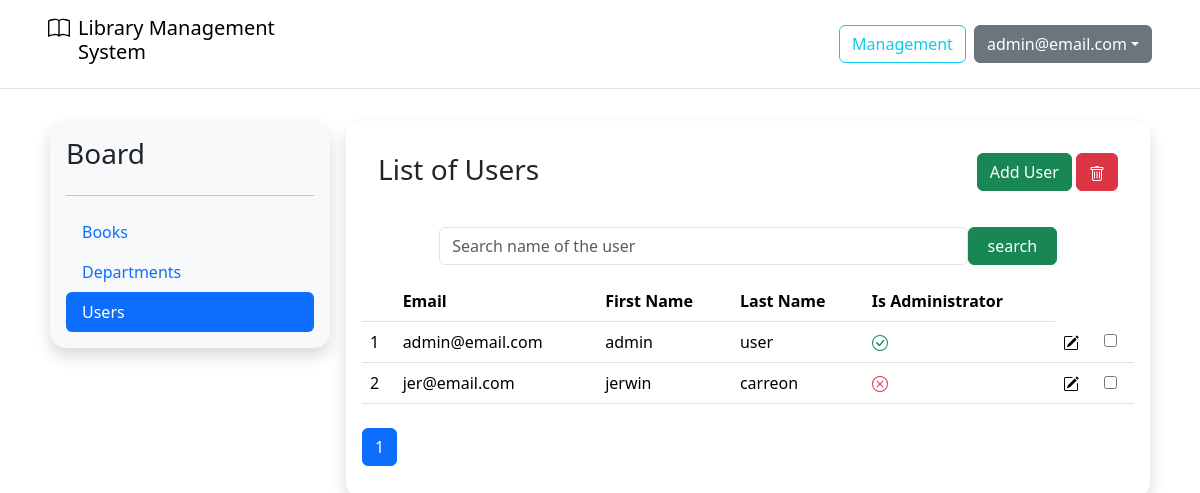
The page /management/users/ (signed in) on the database its author committed.
### customuserauth/models.py (models this page shows)
class CustomUserModel(AbstractUser):
    email = models.EmailField(unique=True)
    username = models.CharField(max_length=64, blank=True, null=True, unique=True)
    objects = UserManager()
    USERNAME_FIELD = 'email'
    REQUIRED_FIELDS = ["username"]
    class Meta:
        verbose_name = "User"
        verbose_name_plural = "Users"

### management/views.py (the view, shortened to what this page needs)
# urls.py: path("users/", UserManagementView.as_view(), name="user_management"),
class UserManagementView(Is_AdministratorMixin, TemplateView):
    template_name = "management/user_management.html"
    def get_context_data(self, **kwargs: Any) -> dict[str, Any]:
        context = super().get_context_data(**kwargs)
        search = self.request.GET.get("search_user")
        page_number = self.request.GET.get("page")
        if search:
            users = User.objects.filter(Q(first_name__contains=search) | Q(last_name__contains=search))
        else:
            users = User.objects.all()
        paginated_users = paginated_context(users, 25, page_number, "users", "id")
        context.update(paginated_users)
        return context

### customuserauth/mixins.py (called while the page is built)
    def test_func(self):
        return self.request.user.groups.filter(name="Administrators").exists()

    def dispatch(self, request, *args, **kwargs):
        if not self.test_func():
            return self.handle_no_permission()
        return super().dispatch(request, *args, **kwargs)

### management/templatetags/custom_tags.py (called while the page is built)
@register.filter(name='is_admin')
def is_admin(user):
  return user.groups.filter(name="Administrators").exists()

### management/views.py (called while the page is built)
def paginated_context(queryset, per_page, page_number, context_name, order_by):
    paginator = Paginator(queryset.order_by(order_by), per_page)
    page_obj = paginator.get_page(page_number)
    return {context_name: page_obj}

### management/templates/management/user_management.html (shortened to what this page needs)
{% extends 'management/base.html' %}
{% block content %}
{% block department %}
    {% include 'management/_partials/list_of_users.html' %}
{% endblock %}
{% endblock %}

### templates/_partials/navbar.html (shortened to what this page needs)
{% load custom_tags %}
<div>
  <header class="p-5 d-flex flex-wrap align-items-center justify-content-center justify-content-md-between py-3 mb-4 border-bottom">
    <div class="col-md-3 mb-2 mb-md-0">
      <a href="{% url 'home' %}" class="d-inline-flex link-body-emphasis text-decoration-none">
        <h5 class="px-2">Library Management System</h5>
      </a>
    </div>
    <div class="col-md-3 text-end">
      {% if not request.user.is_authenticated %}
        <a href="{% url 'customuserauth:login' %}" class="btn btn-outline-primary me-2">Login</a>
        <a href="{% url 'customuserauth:register' %}" class="btn btn-primary">Sign-up</a>
      {% else %}
        <div class="d-flex justify-content-end gap-2">
          {% if request.user|is_admin %}
            <div>
              <a href="{% url 'management:book_management' %}" class="btn btn-outline-info">Management</a>
            </div>
          {% endif %}
          <div class="dropdown">
            <button class="btn btn-secondary dropdown-toggle" type="button" data-bs-toggle="dropdown" aria-expanded="false">{{ request.user.email }}</button>
          </div>
        </div>
      {% endif %}
    </div>
  </header>
</div>

### management/templates/management/_partials/list_of_users.html (shortened to what this page needs)
{% load custom_tags %}
<div class="col rounded-4 p-3 m-2 shadow" id="user_view">
  <div class="d-flex justify-content-between p-3">
    <h3>List of Users</h3>
    <div>
      <button class="btn btn-success"
        hx-get="{% url 'management:form_user_view' %}"
        hx-swap="innerHTML"
        hx-target="#user_view"
        hx-vals='{
          "user_id": ""
        }'>
        Add User
      </button>
      <button class="btn btn-danger"
        hx-post="{% url 'management:delete_user' %}"
        hx-target="#user_view"
        hx-swap="outerHTML"
        hx-include="#userform"
        hx-trigger="confirmed"
      onclick="Swal.fire({
        title: 'Delete',
        text:'Do you want to continue?',
        showCancelButton: true,
        showConfirmButton: true
      }).then((result)=>{
        if(result.isConfirmed){
          htmx.trigger(this, 'confirmed');
        }
    })">
      </button>
    </div>
  </div>
  <div>
    <form action="{% url 'management:user_management' %}" class="d-flex justify-content-center" method="get">
      <div class="d-flex my-3" style="width: 80%;">
        <input type="text" name="search_user" id="" class="form-control" placeholder="Search name of the user" value="{{ request.GET.search_user }}" />
        <input type="submit" value="search" class="btn btn-success" style="width: 100px;" />
      </div>
    </form>
  </div>
  <div>
    <form id="userform">
    <table class="table table-hover">
      <thead>
        <tr>
          <th></th>
          <th>Email</th>
          <th>First Name</th>
          <th>Last Name</th>
          <th>Is Administrator</th>
        </tr>
      </thead>
      <tbody>
          {% for user in users %}
          <tr>
            <td>{{forloop.counter}}</td>
            <td>{{user.email}}</td>
            <td>{{user.first_name}}</td>
            <td>{{user.last_name}}</td>
            <td>
            </td>
            <td>
              <a hx-get="{% url 'management:form_user_view' %}" hx-target="#user_view" hx-swap="innerHTML" hx-vals='{
                "user_id": {{user.id}}
              }'>
              </a>
            </td>
            <td>
              <input type="checkbox" name="box" id="" value="{{user.id}}" />
            </td>
          </tr>
          {% endfor %}
        </tbody>
      </table>
    </form>
    <nav aria-label="Page navigation example" class="mt-4">
      <ul class="pagination">
         {% for num in users.paginator.page_range %}
        {% if users.number == num %}
        <li class="page-item active">
          <a class="page-link" href="?page={{ num }}{% if request.GET.search_user %}&search_user={{ request.GET.search_user }}{% endif %}">{{ num }}</a>
        </li>
        {% else %}
        <li class="page-item">
          <a class="page-link" href="?page={{ num }}{% if request.GET.search_user %}&search_user={{ request.GET.search_user }}{% endif %}">{{ num }}</a>
        </li>
        {% endif %} {% endfor %}
      </ul>
    </nav>
  </div>
</div>

### static/css/styles.css (style rules this page uses)
a { text-decoration:none; }

### rows shown on the page
CustomUserModel: user.email "admin@email.com", email "admin@email.com", first_name "admin", last_name "user"
CustomUserModel: email "jer@email.com", first_name "jerwin", last_name "carreon"

### other values the page prints
{{ num }} "1"
